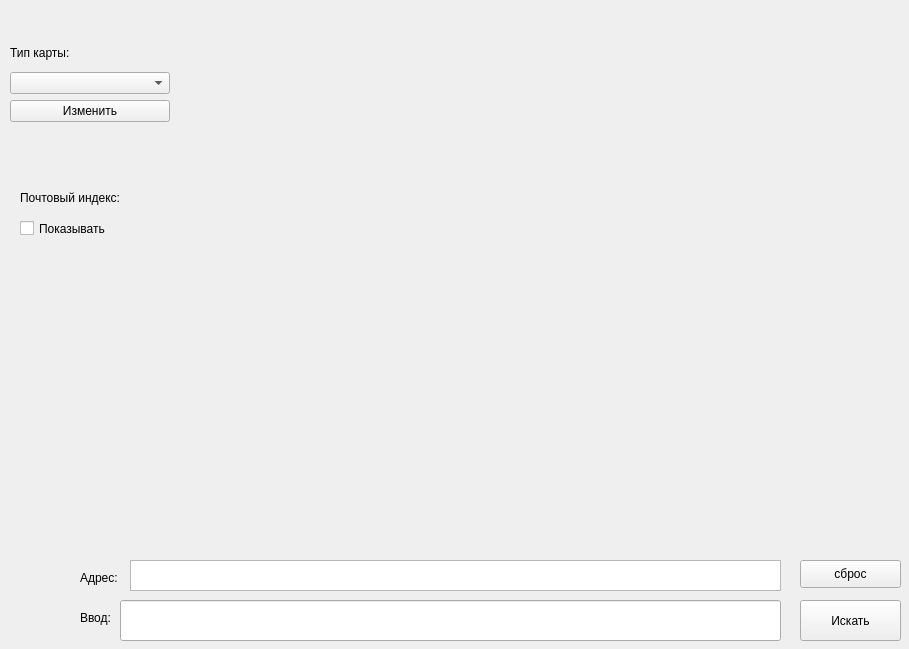
<?xml version="1.0" encoding="UTF-8"?>
<ui version="4.0">
 <class>MainWindow</class>
 <widget class="QMainWindow" name="MainWindow">
  <property name="geometry">
   <rect>
    <x>0</x>
    <y>0</y>
    <width>909</width>
    <height>649</height>
   </rect>
  </property>
  <property name="windowTitle">
   <string>MainWindow</string>
  </property>
  <widget class="QWidget" name="centralwidget">
   <widget class="QLabel" name="lbl_image">
    <property name="geometry">
     <rect>
      <x>170</x>
      <y>10</y>
      <width>761</width>
      <height>531</height>
     </rect>
    </property>
    <property name="text">
     <string/>
    </property>
   </widget>
   <widget class="QPushButton" name="btn_search">
    <property name="geometry">
     <rect>
      <x>800</x>
      <y>600</y>
      <width>101</width>
      <height>41</height>
     </rect>
    </property>
    <property name="text">
     <string>Искать</string>
    </property>
   </widget>
   <widget class="QTextBrowser" name="edit_output">
    <property name="geometry">
     <rect>
      <x>130</x>
      <y>560</y>
      <width>651</width>
      <height>31</height>
     </rect>
    </property>
   </widget>
   <widget class="QLabel" name="label_2">
    <property name="geometry">
     <rect>
      <x>80</x>
      <y>570</y>
      <width>55</width>
      <height>16</height>
     </rect>
    </property>
    <property name="text">
     <string>Адрес:</string>
    </property>
   </widget>
   <widget class="QLabel" name="label_3">
    <property name="geometry">
     <rect>
      <x>80</x>
      <y>610</y>
      <width>55</width>
      <height>16</height>
     </rect>
    </property>
    <property name="text">
     <string>Ввод:</string>
    </property>
   </widget>
   <widget class="QLabel" name="label_4">
    <property name="geometry">
     <rect>
      <x>20</x>
      <y>190</y>
      <width>121</width>
      <height>16</height>
     </rect>
    </property>
    <property name="text">
     <string>Почтовый индекс:</string>
    </property>
   </widget>
   <widget class="QCheckBox" name="chck_index">
    <property name="geometry">
     <rect>
      <x>20</x>
      <y>220</y>
      <width>101</width>
      <height>17</height>
     </rect>
    </property>
    <property name="text">
     <string>Показывать</string>
    </property>
   </widget>
   <widget class="QLineEdit" name="fnd_line">
    <property name="geometry">
     <rect>
      <x>120</x>
      <y>600</y>
      <width>661</width>
      <height>41</height>
     </rect>
    </property>
   </widget>
   <widget class="QWidget" name="verticalLayoutWidget">
    <property name="geometry">
     <rect>
      <x>10</x>
      <y>40</y>
      <width>160</width>
      <height>82</height>
     </rect>
    </property>
    <layout class="QVBoxLayout" name="verticalLayout">
     <item>
      <widget class="QLabel" name="label_5">
       <property name="text">
        <string>Тип карты:</string>
       </property>
      </widget>
     </item>
     <item>
      <widget class="QComboBox" name="chg_mode"/>
     </item>
     <item>
      <widget class="QPushButton" name="chg_mode_btn">
       <property name="text">
        <string>Изменить</string>
       </property>
      </widget>
     </item>
    </layout>
   </widget>
   <widget class="QPushButton" name="sbrs_btn">
    <property name="geometry">
     <rect>
      <x>800</x>
      <y>560</y>
      <width>101</width>
      <height>28</height>
     </rect>
    </property>
    <property name="text">
     <string>сброс</string>
    </property>
   </widget>
  </widget>
 </widget>
 <resources/>
 <connections/>
</ui>
